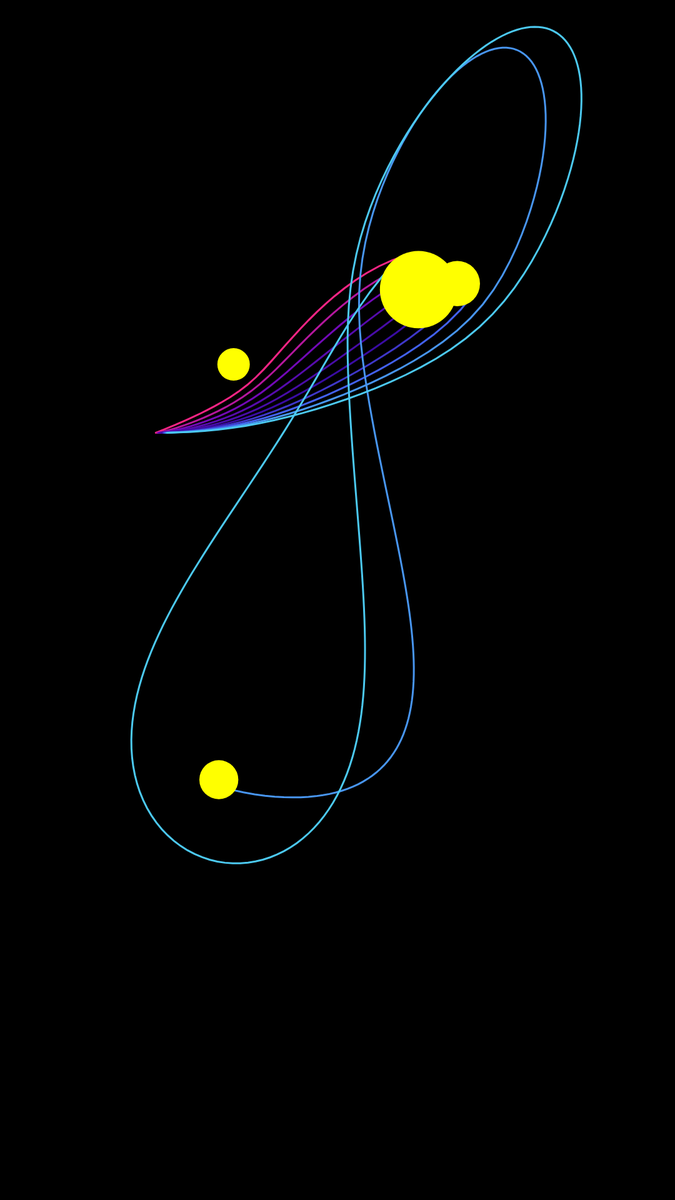
Frame 1 (no input)
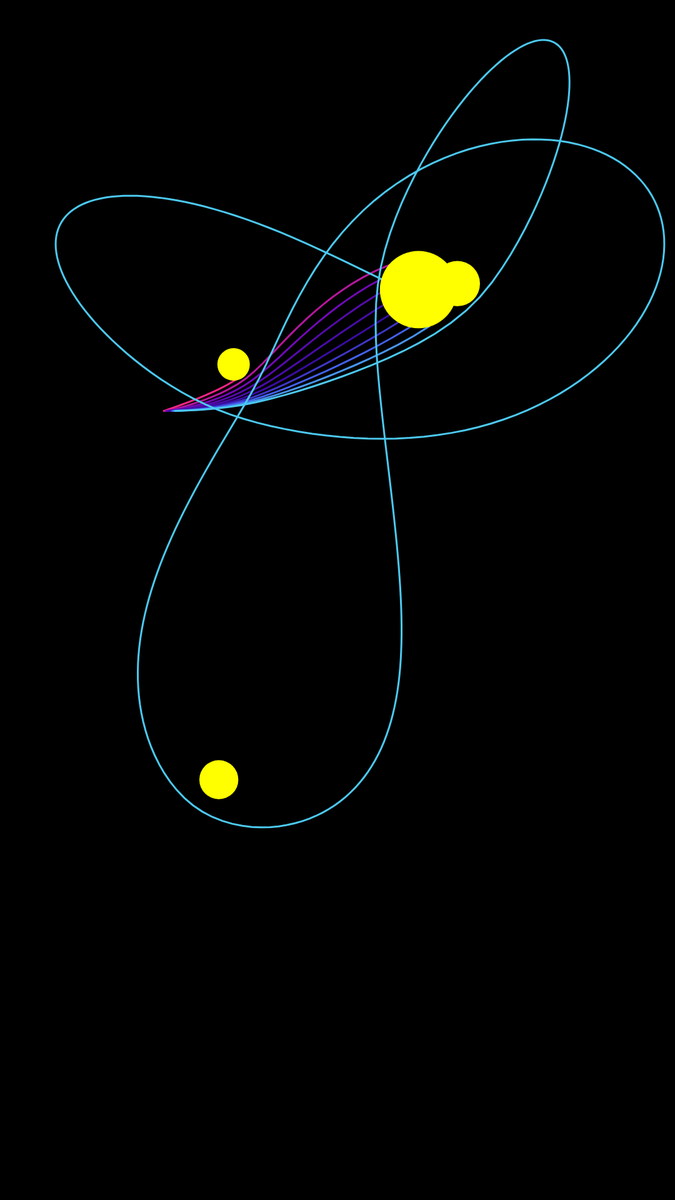
Frame 60 (no input)
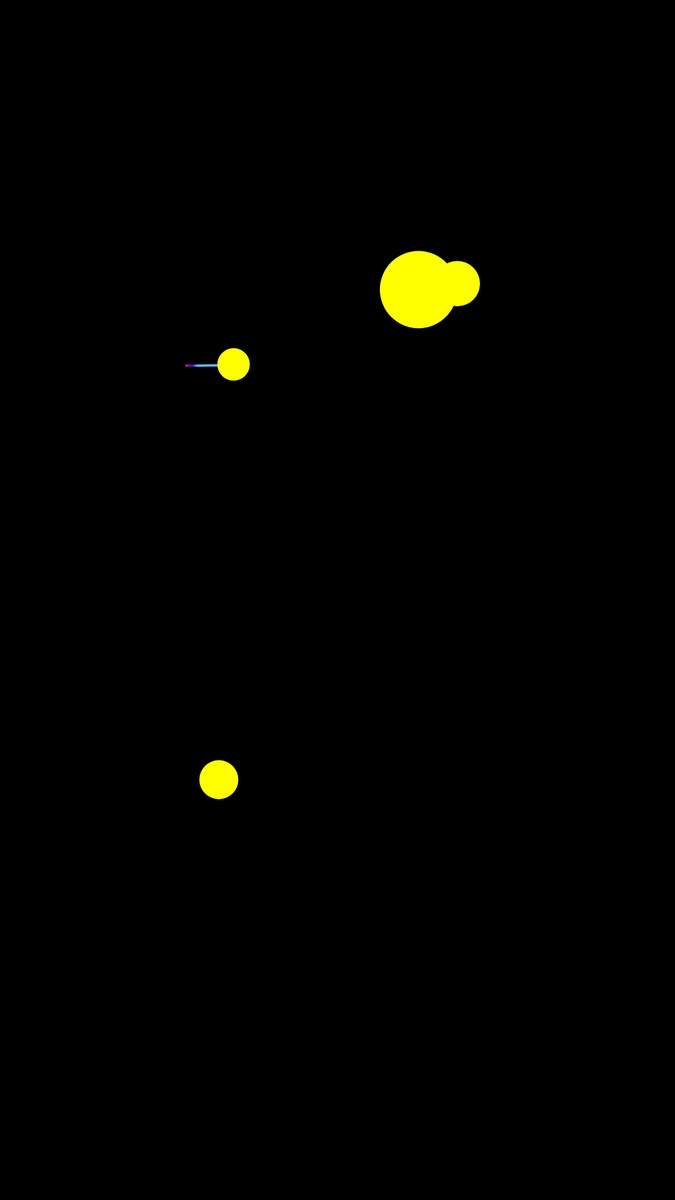
Frame 120 (the mouse pressed at the canvas centre since frame 60)

The p5.js sketch that drew these frames (run headless with seeded random() and noise() and a simulated clock; from frame 60 on, the mouse is pressed at the canvas centre):

// p5.js sketch
// ── sketch.js
/*
Author: Project Somedays
Date: 2023-12-28

Genuary 2024 Day 8 - Chaotic Systems

Visualising lots of possible trajectories depending on initial velocities and relative masses of suns

Interaction:
Press e to toggle editMode
In editMode:
 - Toggle between config settings and placing suns: 's'
 - Add Sun: Left Click
 - Remove Sun: Double Click
Outside editMode:
 - Press t to cycle through all the different traces/all

Stretch goals
 - 3D implementation
 - Set the initial velocities and angles with a slider. Tried, but Grav forces massively outweighed any effect.
*/

const G = 40; // Gravitational constant
let predictSteps = 10000;
let textSizeDefault; // set to a proportion of the screen
let velStep = 2;

let sunSize;
let sunMass;
let m;
let traceShower;
let sliderTraceLength;
let sliderSunSize;
let sliderSunMass;
let sliderStart;

let defaultSunSize; // proportional to the screen
let initialAngle = 0;

// const colours = ["#d9ed92","#b5e48c","#99d98c","#76c893","#52b69a","#34a0a4","#168aad","#1a759f","#1e6091","#184e77"].reverse();
const colours = ['#f72585', '#b5179e', '#7209b7', '#560bad', '#480ca8', '#3a0ca3', '#3f37c9','#4361ee',' #4895ef', '#4cc9f0'];
let suns = [];
let velocities = [];
let defaultSunMass = 1;

let autoMode = true;
let editMode = false;
let placeSunMode = true;
let configMode = true;
let currentTrace = colours.length;

// autoMode Noise controls
let xOff, yOff;
const autoSpeed = 0.001;

const getNoiseVal = (offset, minVal, maxVal) => map(noise(offset),0,1, minVal, maxVal); // a slighly more succinct way of getting noise vals



function setup() {
  // createCanvas(windowWidth, windowHeight);
  createCanvas(1080, 1920, P2D);
  pixelDensity(1);
  frameRate(30);
  m = createVector(mouseX, mouseY);
  sliderXPos = 0.05*width;
  defaultSunSize = max(width, height)/20;
  textSizeDefault = max(10, height/40);
  velocities = [];
  for(let i = 0; i < colours.length; i++){
    velocities.push(p5.Vector.fromAngle(initialAngle).setMag(i*velStep));
  }
  sunSize = defaultSunSize;
  sunMass = defaultSunMass;
	if(!autoMode){
		suns.push(new Sun(width/2, height/2, defaultSunSize, defaultSunMass));
	} else {
		for(let i = 0; i < random([2,3,4,5]); i++){
			suns.push(new Sun(random(0.2*width, 0.8*width), random(0.2*height, 0.8*height), random(defaultSunSize*0.2, defaultSunSize*1.5), random(defaultSunMass*0.2, defaultSunMass*3)));
		}
	}
	
	xOff = random(1000);
	yOff = random(1000);
	
	
  
  noStroke();
  textAlign(LEFT, CENTER);
  textSize(textSizeDefault);

  // making sliders
  sliderTraceLength = createSlider(1,20000, 10000, 1).position(sliderXPos, 0.25*height).size(0.8*width);
  sliderSunSize = createSlider(0.01, 2, 1, 0).position(sliderXPos, 0.4*height).size(width/2);
  sliderSunMass = createSlider(0.01, 2, 1, 0).position(sliderXPos, 0.6*height).size(width/2);


}

function draw() {
  background(0);
  // hide the sliders
  sliderTraceLength.hide();
  sliderSunSize.hide();
  sliderSunMass.hide();
  
  // set the values based on the sliders
  predictSteps = sliderTraceLength.value();
  sunSize = sliderSunSize.value();
  sunMass = sliderSunMass.value();

  // update mousePos
  if(autoMode){
		m.set(getNoiseVal(xOff,0,width), getNoiseVal(yOff, 0, height));
		xOff += autoSpeed;
		yOff += autoSpeed;
	
	} else {
		m.set(mouseX, mouseY);
	}
	
  if(editMode){
    fill(255);
    text("EDIT MODE\nPress 's' to switch between placing suns/changing config settings.\nLeft Click to place sun with current config.\nDouble-click to remove.",sliderXPos, 0.1*height);
    
    if(!placeSunMode){
      // show the 
      sliderTraceLength.show();
      sliderSunSize.show();
      sliderSunMass.show();

      text(`Trace trajectory ${predictSteps} steps out`,sliderXPos, 0.25*height-textSizeDefault);
      text(`Current Sun Size: ${sunSize*defaultSunSize}`,sliderXPos, 0.4*height-textSizeDefault);
      text(`Current Sun Mass Multiplier: ${sunMass}`, sliderXPos, 0.6*height-textSizeDefault);
    } else {
      for(let sun of suns){
        sun.show();
        fill(255);
        textAlign(LEFT);
        text(`Mass: ${sun.mass}\nRadius: ${sun.s/2}`, sun.p.x + sun.s/2, sun.p.y);
      }

    }
    
    // showing a preview of the new sun
    fill(255, 255, 0);
    circle(m.x, m.y, sunSize*defaultSunSize);
  
    return;
  }
  
  traceShower = new Predictor(m.x, m.y);
  traceShower.update();
  traceShower.show(currentTrace);

  for(let sun of suns){
    sun.show();
  }
}



function mousePressed(){
  if(!editMode){
    
		return;
  }
  
  // if in editMode
  if(mouseButton == LEFT && placeSunMode){
    suns.push(new Sun(m.x, m.y, sunSize*defaultSunSize, sunMass));
  }
  
}

function doubleClicked(){
  if(!editMode){
    return;
  }
  
  // if in editMode
  if(mouseButton == LEFT){
    for(let i = suns.length - 1; i >= 0; i--){
      if(p5.Vector.dist(suns[i].p, m) < suns[i].s/2){ // if m is within the sun
        suns.splice(i,1);
      }
    }
  }
}

function keyPressed(){
  if(key === 'e' || key === 'E'){
    editMode = !editMode;
  }
  if(key === 's' || key === 'S'){
    placeSunMode = !placeSunMode;
  }
  if(key == 't' || key === 'T'){
    currentTrace = (currentTrace + 1)%(colours.length + 1); // 0 to colours.length + 1
    // console.log(`Current trace: ${currentTrace}`);
  }
	if(key === 'a' || key === 'A'){
		autoMode = !autoMode;
	}
  
}
// ── predictor.js
class Predictor{
    constructor(x,y){
      this.p = createVector(x,y);
      this.traces = [];
    }
  
    applyForce(f){
      this.a.add(f);
    }
  
    update(){
      for(let i = 0; i < colours.length; i++){
        let trace = [];
        let p = createVector(this.p.x, this.p.y); // copies of the start
        let v = createVector(velocities[i].x, velocities[i].y);
        for(let j = 0; j < predictSteps; j++){
            let a = createVector(0,0);
            let isCrashed = false;
            // exert pulling force of each sun in turn
            for(let sun of suns){
                let attractionF = p5.Vector.sub(sun.p, p); // direction of acceleration
                let p2c = p5.Vector.dist(p, sun.p); // get the distance from the body
                // if we've crashed into a sun or gone way too far out (probably hit escape velocity), mark as crashed
                if(p2c < sun.s/2 || p2c > 2*max(width, height)){
                    isCrashed = true;
                    break;
                };
                attractionF.setMag(sun.mass*G/p2c); // set the mag inversely proportional to the distance
                a.add(attractionF); // change the acceleration
            }
            if(isCrashed) break;
            v.add(a); // change the velocity
            p.add(v); // change the position
            
            trace.push(createVector(p.x, p.y)); // add the position to the trace
            }
        this.traces.push(new Trace(colours[i], trace)); // add the trace
      }
       
  
    }
  
    show(traceIx){
      if(traceIx === colours.length){
        for(let trace of this.traces){
          trace.show()
        }
      } else{
        this.traces[traceIx].show();
      }
      
  
    }
  }
  
// ── sun.js
class Sun{
    constructor(x,y,s,mass){
      this.p = createVector(x,y);
      this.s = s;
      this.mass = mass
    }
  
    show(){
      fill(255, 255, 0);
			noStroke();
      circle(this.p.x, this.p.y, this.s);
    }
  }
// ── trace.js
class Trace{
    constructor(col, traceArray){
      this.col = col;
      this.traceArray = traceArray;
    }
  
    show(){
      stroke(this.col);
      strokeWeight(3);
      noFill();
      beginShape();
      for(let t of this.traceArray){
        vertex(t.x, t.y);
      }
      endShape();
    }
  }
